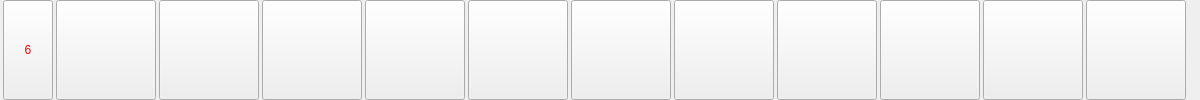
     <widget class="QWidget" name="line5" native="true">
      <property name="minimumSize">
       <size>
        <width>1200</width>
        <height>100</height>
       </size>
      </property>
      <property name="maximumSize">
       <size>
        <width>100</width>
        <height>100</height>
       </size>
      </property>
      <layout class="QHBoxLayout" name="horizontalLayout_6">
       <property name="spacing">
        <number>0</number>
       </property>
       <property name="sizeConstraint">
        <enum>QLayout::SetNoConstraint</enum>
       </property>
       <property name="leftMargin">
        <number>0</number>
       </property>
       <property name="topMargin">
        <number>0</number>
       </property>
       <property name="rightMargin">
        <number>0</number>
       </property>
       <property name="bottomMargin">
        <number>0</number>
       </property>
       <item>
        <widget class="QToolButton" name="toolButton_44">
         <property name="minimumSize">
          <size>
           <width>50</width>
           <height>100</height>
          </size>
         </property>
         <property name="maximumSize">
          <size>
           <width>50</width>
           <height>100</height>
          </size>
         </property>
         <property name="styleSheet">
          <string notr="true">color: rgb(255, 0, 0);
font: 18pt &quot;华文琥珀&quot;;</string>
         </property>
         <property name="text">
          <string>6</string>
         </property>
         <property name="iconSize">
          <size>
           <width>80</width>
           <height>80</height>
          </size>
         </property>
         <property name="autoRaise">
          <bool>false</bool>
         </property>
        </widget>
       </item>
       <item>
        <widget class="QPushButton" name="col5_0">
         <property name="minimumSize">
          <size>
           <width>100</width>
           <height>100</height>
          </size>
         </property>
         <property name="maximumSize">
          <size>
           <width>100</width>
           <height>100</height>
          </size>
         </property>
         <property name="text">
          <string/>
         </property>
         <property name="iconSize">
          <size>
           <width>100</width>
           <height>100</height>
          </size>
         </property>
        </widget>
       </item>
       <item>
        <widget class="QPushButton" name="col5_1">
         <property name="minimumSize">
          <size>
           <width>100</width>
           <height>100</height>
          </size>
         </property>
         <property name="maximumSize">
          <size>
           <width>100</width>
           <height>100</height>
          </size>
         </property>
         <property name="text">
          <string/>
         </property>
         <property name="iconSize">
          <size>
           <width>100</width>
           <height>100</height>
          </size>
         </property>
        </widget>
       </item>
       <item>
        <widget class="QPushButton" name="col5_2">
         <property name="minimumSize">
          <size>
           <width>100</width>
           <height>100</height>
          </size>
         </property>
         <property name="maximumSize">
          <size>
           <width>100</width>
           <height>100</height>
          </size>
         </property>
         <property name="text">
          <string/>
         </property>
         <property name="iconSize">
          <size>
           <width>100</width>
           <height>100</height>
          </size>
         </property>
        </widget>
       </item>
       <item>
        <widget class="QPushButton" name="col5_3">
         <property name="minimumSize">
          <size>
           <width>100</width>
           <height>100</height>
          </size>
         </property>
         <property name="maximumSize">
          <size>
           <width>100</width>
           <height>100</height>
          </size>
         </property>
         <property name="text">
          <string/>
         </property>
         <property name="iconSize">
          <size>
           <width>100</width>
           <height>100</height>
          </size>
         </property>
        </widget>
       </item>
       <item>
        <widget class="QPushButton" name="col5_4">
         <property name="minimumSize">
          <size>
           <width>100</width>
           <height>100</height>
          </size>
         </property>
         <property name="maximumSize">
          <size>
           <width>100</width>
           <height>100</height>
          </size>
         </property>
         <property name="text">
          <string/>
         </property>
         <property name="iconSize">
          <size>
           <width>100</width>
           <height>100</height>
          </size>
         </property>
        </widget>
       </item>
       <item>
        <widget class="QPushButton" name="col5_5">
         <property name="minimumSize">
          <size>
           <width>100</width>
           <height>100</height>
          </size>
         </property>
         <property name="maximumSize">
          <size>
           <width>100</width>
           <height>100</height>
          </size>
         </property>
         <property name="text">
          <string/>
         </property>
         <property name="iconSize">
          <size>
           <width>100</width>
           <height>100</height>
          </size>
         </property>
        </widget>
       </item>
       <item>
        <widget class="QPushButton" name="col5_6">
         <property name="minimumSize">
          <size>
           <width>100</width>
           <height>100</height>
          </size>
         </property>
         <property name="maximumSize">
          <size>
           <width>100</width>
           <height>100</height>
          </size>
         </property>
         <property name="text">
          <string/>
         </property>
         <property name="iconSize">
          <size>
           <width>100</width>
           <height>100</height>
          </size>
         </property>
        </widget>
       </item>
       <item>
        <widget class="QPushButton" name="col5_7">
         <property name="minimumSize">
          <size>
           <width>100</width>
           <height>100</height>
          </size>
         </property>
         <property name="maximumSize">
          <size>
           <width>100</width>
           <height>100</height>
          </size>
         </property>
         <property name="text">
          <string/>
         </property>
         <property name="iconSize">
          <size>
           <width>100</width>
           <height>100</height>
          </size>
         </property>
        </widget>
       </item>
       <item>
        <widget class="QPushButton" name="col5_8">
         <property name="minimumSize">
          <size>
           <width>100</width>
           <height>100</height>
          </size>
         </property>
         <property name="maximumSize">
          <size>
           <width>100</width>
           <height>100</height>
          </size>
         </property>
         <property name="text">
          <string/>
         </property>
         <property name="iconSize">
          <size>
           <width>100</width>
           <height>100</height>
          </size>
         </property>
        </widget>
       </item>
       <item>
        <widget class="QPushButton" name="col5_9">
         <property name="minimumSize">
          <size>
           <width>100</width>
           <height>100</height>
          </size>
         </property>
         <property name="maximumSize">
          <size>
           <width>100</width>
           <height>100</height>
          </size>
         </property>
         <property name="text">
          <string/>
         </property>
         <property name="iconSize">
          <size>
           <width>100</width>
           <height>100</height>
          </size>
         </property>
        </widget>
       </item>
       <item>
        <widget class="QPushButton" name="col5_10">
         <property name="minimumSize">
          <size>
           <width>100</width>
           <height>100</height>
          </size>
         </property>
         <property name="maximumSize">
          <size>
           <width>100</width>
           <height>100</height>
          </size>
         </property>
         <property name="text">
          <string/>
         </property>
         <property name="iconSize">
          <size>
           <width>100</width>
           <height>100</height>
          </size>
         </property>
        </widget>
       </item>
      </layout>
     </widget>
